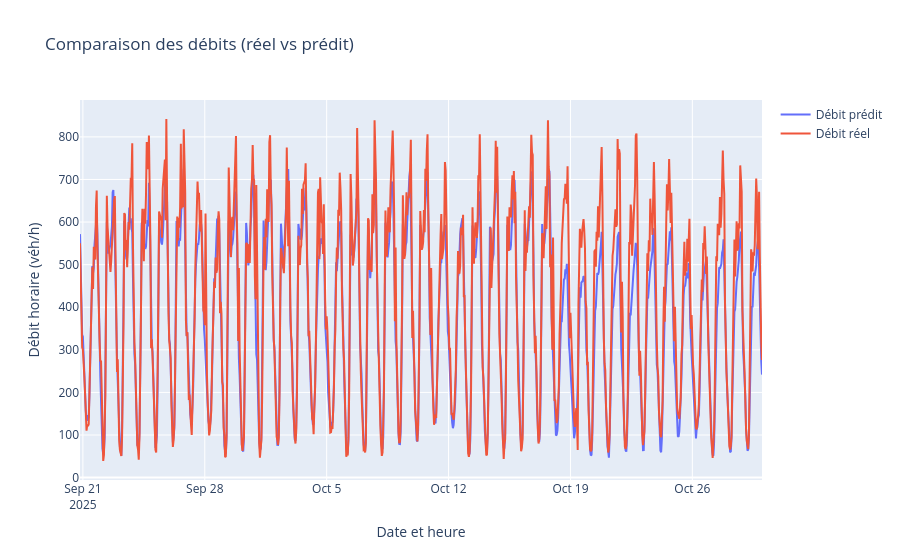

The notebook cell this image was saved under:
### Code cell
time_index = df_final.loc[X_test.index, 'Date et heure de comptage']

fig = go.Figure()
fig.add_trace(go.Scatter(
    x=time_index,
    y=y_pred,
    mode='lines',
    name='Débit prédit'
))
fig.add_trace(go.Scatter(
    x=time_index,
    y=y_test,
    mode='lines',
    name='Débit réel'
))

fig.update_layout(
    title="Comparaison des débits (réel vs prédit)",
    xaxis_title="Date et heure",
    yaxis_title="Débit horaire (véh/h)",
    hovermode='x unified'
)

fig.show()

### Figure 1 — Plotly figure (JSON) as saved in the notebook; plotly's stock layout.template omitted (floating-point values rounded to 4 significant figures; data arrays with more than 128 entries replaced by an {"elided": "..."} marker saying what was removed)
{"data": [{"mode": "lines", "name": "Débit prédit", "type": "scatter", "x": {"elided": "937 str values"}, "y": {"elided": "937 float values"}}, {"mode": "lines", "name": "Débit réel", "type": "scatter", "x": {"elided": "937 str values"}, "y": {"elided": "937 float values"}}], "layout": {"hovermode": "x unified", "title": {"text": "Comparaison des débits (réel vs prédit)"}, "xaxis": {"title": {"text": "Date et heure"}}, "yaxis": {"title": {"text": "Débit horaire (véh/h)"}}}}
